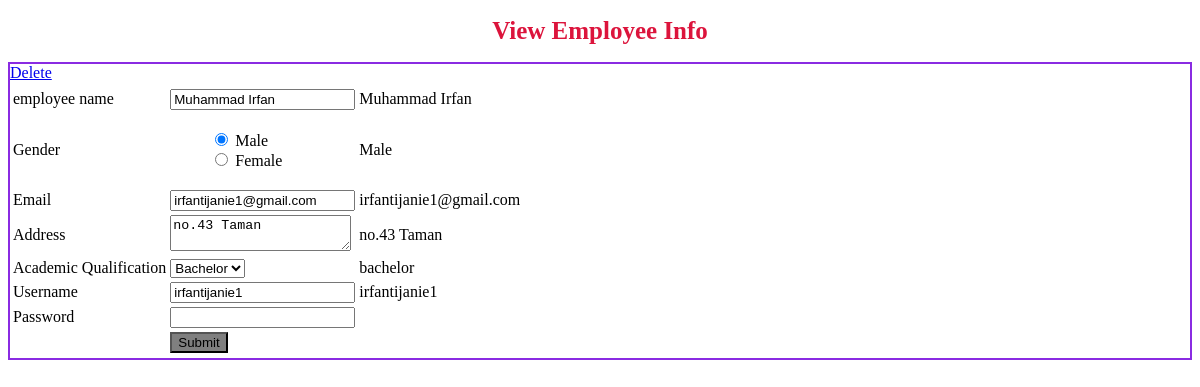
Before: /view?empID=3 with the older database file.
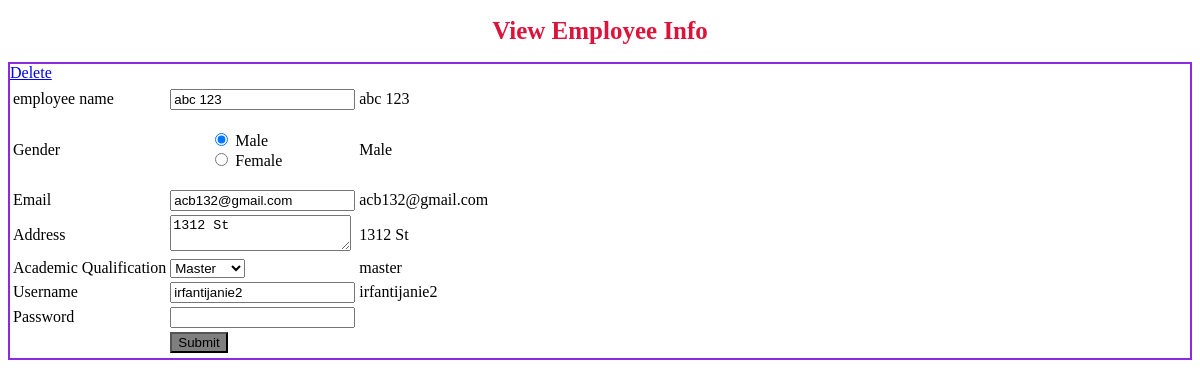
After: the same page with the newer database file.
### tables this page shows
CREATE TABLE "employee_info" (
	"employee_id"	INTEGER,
	"employee_name"	TEXT,
	"gender"	TEXT,
	"email"	TEXT,
	"address"	TEXT,
	"Academic_qualification"	TEXT,
	"Username"	TEXT,
	"Password"	TEXT,
	PRIMARY KEY("employee_id" AUTOINCREMENT)
);

### app.py (the view)
@ app.route('/view', methods=['GET', 'POST'])
def view():
    updateEmployee = UpdateForm()
    if request.method == 'POST':
        if updateEmployee.validate() == "False":
            flash("please fill out this field")
            return render_template('view.html', form=updateEmployee)
        else:
            connection = dbConnect()
            cursor = connection.cursor()
            id1 = updateEmployee.empID.data
            name1 = updateEmployee.name.data
            gender1 = updateEmployee.gender.data
            email1 = updateEmployee.email.data
            address1 = updateEmployee.address.data
            academic1 = updateEmployee.academic.data
            username1 = updateEmployee.username.data
            password1 = updateEmployee.password.data
            cursor.execute(
                f"Update employee_info SET employee_name = '{name1}', gender = '{gender1}', email = '{email1}', address = '{address1}', Academic_qualification = '{academic1}', Username = '{username1}', Password = '{password1}' WHERE employee_ID = '{id1}';")
            connection.commit()
            return redirect(url_for('dashboard', userUsername=username1))
    elif request.method == 'GET':
        empID = request.args['empID']
        info = getIdInfo(empID)
        updateEmployee.empInfo = info
        updateEmployee.empID.data = info[0]
        updateEmployee.name.data = info[1]
        updateEmployee.gender.data = info[2]
        updateEmployee.email.data = info[3]
        updateEmployee.address.data = info[4]
        updateEmployee.academic.data = info[5]
        updateEmployee.username.data = info[6]
        updateEmployee.password.data = info[7]
        return render_template('view.html', form=updateEmployee)

### app.py
class UpdateForm(FlaskForm):
    empInfo = ("", "", "", "", "", "", "", "")
    name = StringField(label="employee name", validators=[
        DataRequired()], render_kw={"placeholder": f"{empInfo[1]}"})
    gender = RadioField(label='Gender', choices=[
        'Male', 'Female'], default=f"{empInfo[2]}", validators=[DataRequired()])
    email = EmailField(label="Email", validators=[
        DataRequired()], render_kw={"placeholder": f"{empInfo[3]}"})
    address = TextAreaField(label="Address", validators=[
        DataRequired()], render_kw={"placeholder": f"{empInfo[4]}"})
    academic = SelectField(label="Academic", choices=[(
        'bachelor', 'Bachelor'), ('master', 'Master'), ('phd', 'PHD')], default=f"{empInfo[5]}", validators=[DataRequired()])
    username = StringField(label="Username", validators=[
        DataRequired()], render_kw={"placeholder": f"{empInfo[6]}"})
    password = PasswordField(label="Password", validators=[
        DataRequired()], render_kw={"placeholder": f"{empInfo[7]}"})
    empID = HiddenField()
    submit = SubmitField("Submit")

### app.py (called while the page is built)
def dbConnect():
    conn = sqlite3.connect(r'Employee Management/employee_info_db.db')
    return conn

def getIdInfo(empID):
    conn = dbConnect()
    cur = conn.cursor()
    conn.row_factory = sqlite3.Row
    cur.execute(f"SELECT * FROM employee_info where employee_id='{empID}'")
    result = cur.fetchone()
    return result

### templates/view.html (shortened to what this page needs)
<!DOCTYPE html>
<html lang="en">
<head>
</head>
<body>
    <h1 style="text-align: center;color: crimson; font-size: 25px;">View Employee Info</h1>
    <form method="POST" action="">
        <div class="table-selection">
            <table>
                <tr>
                    <td>{{form.empID}}</td>
                </tr>
                <tr>
                    <td>{{form.name.label}}</td>
                    <td>{{form.name}}</td>
                    <td>{{form.empInfo[1]}}</td>
                </tr>
                <tr>
                    <td>Gender</td>
                    <td>{{form.gender(class="gender-options")}}</td>
                    <td>{{form.empInfo[2]}}</td>
                </tr>
                <tr>
                    <td>{{form.email.label}}</td>
                    <td>{{form.email}}</td>
                    <td>{{form.empInfo[3]}}</td>
                </tr>
                <tr>
                    <td>{{form.address.label}}</td>
                    <td>{{form.address}}</td>
                    <td>{{form.empInfo[4]}}</td>
                </tr>
                <tr>
                    <td>Academic Qualification</td>
                    <td>{{form.academic(class="academic-options")}}</td>
                    <td>{{form.empInfo[5]}}</td>
                </tr>
                <tr>
                    <td>{{form.username.label}}</td>
                    <td>{{form.username}}</td>
                    <td>{{form.empInfo[6]}}</td>
                </tr>
                <tr>
                    <td>{{form.password.label}}</td>
                    <td>{{form.password}}</td>
                </tr>
                <tr>
                    <td></td>
                    <td>{{form.submit(class="anchor-button")}}</td>
                </tr>
                <tr>
                    <a href="{{ url_for('delete', empID=form.empInfo[0])}}">Delete</a><br>
                </tr>
            </table>
        </div>
    </form>
</body>
</html>

### templates/view.html (style rules this page uses)
.table-selection { border: 2px solid blueviolet }
.anchor-button { background: rgba(0, 0, 0, 0.5); }
.gender-options { list-style: none; }

Changed rows visible on the page:
changed employee_info "Male": employee_name "Muhammad Irfan" → "abc 123"; email "irfantijanie1@gmail.com" → "acb132@gmail.com"; address "no.43 Taman" → "1312 St"; Academic_qualification "bachelor" → "master"; Username "irfantijanie1" → "irfantijanie2"
Other visible differences:
form field name: "Muhammad Irfan" → "abc 123"
form field academic: "Bachelor" → "Master"
form field username: "irfantijanie1" → "irfantijanie2"
